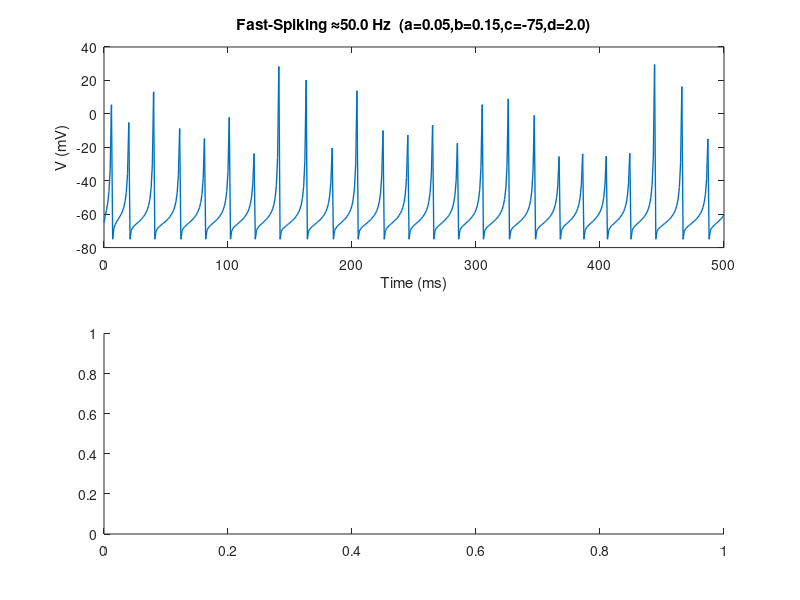

Write MATLAB code to recreate this figure. (Note: this script raises an error after producing the figure.)
%% Problem 1a: Fast-Spiking ≈50 Hz Parameter Search
% Use the Izhikevich model (Euler, dt=1 ms) at I=10 mA
% to find (a,b,c,d) that yield ~50 Hz firing in fast-spiking mode.
% We run a vectorized grid search over plausible values, then
% re-simulate & plot V(t) and the ISI histogram for the best set.

clear; close all;

%% 1) Simulation settings
dt = 1;              % time step (ms)
T  = 500;            % total duration (ms)
t  = 0:dt:T;         % time vector
N  = numel(t);       
I  = 10;             % constant input current (mA)

%% 2) Parameter grid for (a,b,c,d)
a_list = [0.05, 0.10, 0.15];
b_list = [0.15, 0.20, 0.25];
c_list = -75:5:-65;
d_list =  1:4;
[AA,BB,CC,DD] = ndgrid(a_list, b_list, c_list, d_list);
P = numel(AA);                         % total candidates
params = [AA(:), BB(:), CC(:), DD(:)]; % flatten to P×4

%% 3) Initialize state for all candidates
V = -65 * ones(P,1);         % membrane voltage
u = params(:,2) .* V;        % recovery variable = b * V
spike_count = zeros(P,1);    % spike counter

%% 4) Single time-loop: update all P models in parallel
for k = 2:N
  % a) Euler update for V and u
  dV = 0.04*V.^2 + 5*V + 140 - u + I;
  du = params(:,1) .* (params(:,2).*V - u);
  V  = V + dt*dV;
  u  = u + dt*du;
  
  % b) Detect spikes and tally
  spk = (V >= 30);
  spike_count(spk) = spike_count(spk) + 1;
  
  % c) Reset spiked models
  V(spk) = params(spk,3);        % reset to c
  u(spk) = u(spk) + params(spk,4); % add d
end

%% 5) Compute firing rates and pick best ~50 Hz
rates = spike_count / (T/1000);      % convert to Hz
[~, idx] = min(abs(rates - 50));     % find closest to 50 Hz
best = params(idx,:);
f_opt = rates(idx);

fprintf('Best fast-spiking params → a=%.2f, b=%.2f, c=%d, d=%.1f  (f≈%.1f Hz)\n', ...
        best(1), best(2), best(3), best(4), f_opt);

%% 6) Re-simulate with optimal (a,b,c,d) and plot
a = best(1);  b = best(2);  c = best(3);  d = best(4);
V = -65*ones(1,N);        % reset for single model
u = b * V;                
spikes = [];

for k = 2:N
  dV = 0.04*V(k-1)^2 + 5*V(k-1) + 140 - u(k-1) + I;
  du = a*(b*V(k-1) - u(k-1));
  V(k) = V(k-1) + dt*dV;
  u(k) = u(k-1) + dt*du;
  
  if V(k) >= 30
    spikes(end+1) = t(k);   %#ok<AGROW>
    V(k) = c;               
    u(k) = u(k) + d;        
  end
end

ISIs = diff(spikes);

figure('Name','Fast-Spiking ≈50 Hz','NumberTitle','off');
subplot(2,1,1);
plot(t, V, 'LineWidth',1);
xlabel('Time (ms)');
ylabel('V (mV)');
title(sprintf('Fast-Spiking ≈%.1f Hz  (a=%.2f,b=%.2f,c=%d,d=%.1f)', ...
      f_opt, a, b, c, d));

subplot(2,1,2);
histogram(ISIs,10);
xlabel('ISI (ms)');
ylabel('Count');
title('ISI Histogram');
